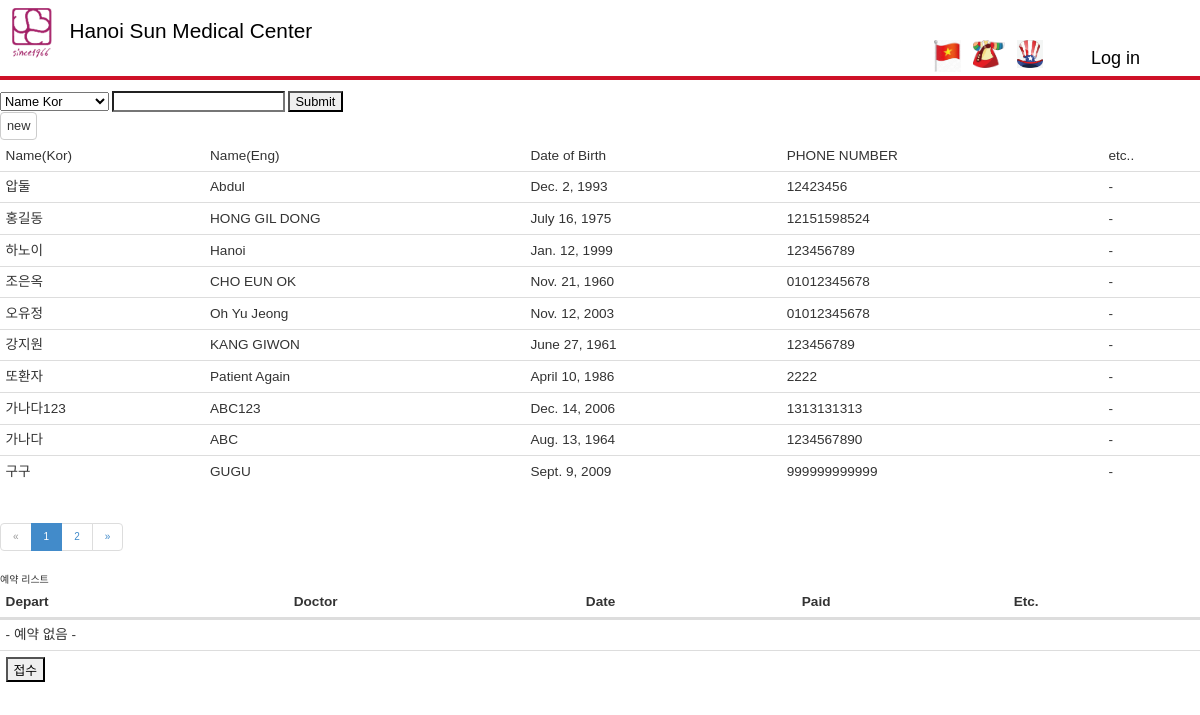
Page /receptionist/search on the committed database.
### Patient/models.py (models this page shows, shortened)
class Patient(models.Model):
    name_kor = models.CharField(
        max_length = 64,
        verbose_name=_('Name Kor'),
        )
    name_eng = models.CharField(
        max_length = 64,
        verbose_name=_('Name Eng'),
        )
    phone = models.CharField(
        max_length = 64,
        verbose_name=_('Phone Numer'),
        )
    gender = models.CharField(
        max_length = 8,
        verbose_name=_('Gender'),
        )
    date_of_birth = models.DateField(
        blank=True,
        verbose_name=_('Date of Birth'),
        )
    date_registered = models.DateTimeField(
        auto_now_add=True,
        verbose_name=_('Date Registered'),
        )
    tax = models.CharField(
        max_length = 64,
        null=True,
        verbose_name=_('Tax Invoice'),
        )
    address = models.CharField(
        max_length = 64,
        null=True,
        verbose_name=_('Adress'),
        )

### Receptionist/views.py (the view)
# urls.py: path('search',views.search,name='search'),
def search(request):
    search_form = SearchPatientForm()
    page_context = 10 # 페이지 컨텐츠 갯수
    if 'search' in request.POST:
        search_form = SearchPatientForm(data = request.POST)
        if search_form.is_valid():
            category = search_form.cleaned_data['select']
            string = search_form.cleaned_data['search_input']
            kwargs = {
                    '{0}__{1}'.format(category, 'icontains'): string,
                }
            datas = Patient.objects.filter(**kwargs ).order_by("-id")
    else:
        datas = Patient.objects.all().order_by("-id")
    page = request.GET.get('page',1)
    paginator = Paginator(datas, page_context)
    try:
        paging_data = paginator.page(page)
    except PageNotAnInteger:
        paging_data = paginator.page(1)
    except EmptyPage:
        paging_data = paginator.page(paginator.num_pages)
    return render(request,
    'Receptionist/search.html',
            {
                'search': search_form,
                'datas':paging_data,
            },
        )

### Receptionist/forms.py
class SearchPatientForm(forms.Form):
    SEARCH_SEL = (
        ('name_kor',_('Name Kor')),
        ('name_eng',_('Name Eng')),
        ('date_of_birth',_('Date of Birth')),
        ('phone',_('Phone Number')),
        )
    filter = forms.ChoiceField(
        widget=forms.Select,
        choices=SEARCH_SEL,
        label=_('Filter'),
        )
    search_input = forms.CharField(
        label=_('Input'),
        )

### Receptionist/templates/Receptionist/search.html (shortened to what this page needs)
﻿{% extends "app/layout.html" %}
{% load staticfiles %}
{% block content %}
<form id="signup" class="form-horizontal" method="post" action="{% url 'Receptionist:reception_search' %}" enctype="multipart/form-data">
    <div class="search">
        <div>
            {{ search.filter }}
            {{ search.search_input }}
            <input type="submit" name="search" />
        </div>
        <div class="button">
            <a href="{% url 'Receptionist:reception' %}"><input type="button" value="new" class="btn btn-default" /></a>
        </div>
        <table class="table">
            <thead class="table-primary">
                <tr>
                    <td cols="col">Name(Kor)</td>
                    <td cols="col">Name(Eng)</td>
                    <td cols="col">Date of Birth</td>
                    <td cols="col">PHONE NUMBER</td>
                    <td cols="col">etc..</td>
                </tr>
            </thead>
            <tbody>
                {% for data in datas %}
                <tr style="cursor:pointer;" id="" onclick="check_reservation({{ data.id }})">
                    <td>{{data.name_kor}}</td>
                    <td>{{data.name_eng}}</td>
                    <td>{{data.date_of_birth}}</td>
                    <td>{{data.phone}}</td>
                    <td>-</td>
                </tr>
                {% endfor %}
            </tbody>
        </table>
        {% if datas.has_other_pages %}
        <ul class = "pagination">
        {% if datas.has_previous %}
          <li><a href="?page={{ datas.previous_page_number }}">&laquo;</a></li>
        {% else %}
          <li class = "disabled"><span>&laquo;</span></li>
        {% endif %}
        {% for i in datas.paginator.page_range %}
          {% if datas.number == i %}
            <li class="active"><span>{{ i }} <span class="sr-only">(current)</span></span></li>
          {% else %}
            <li><a href="?page={{ i }}">{{ i }}</a></li>
          {% endif %}
        {% endfor %}
        {% if datas.has_next %}
            <li><a href="?page={{ datas.next_page_number }}">&raquo;</a></li>
        {% else %}
            <li class="disabled"><span>&raquo;</span></li>
        {%endif %}
        </ul>
    {%endif%}
    </div>
    <div>
        예약 리스트
        <table class="table" id="reservation_table">
            <thead>
                <tr>
                    <th>Depart</th>
                    <th>Doctor</th>
                    <th>Date</th>
                    <th>Paid</th>
                    <th>Etc.</th>
                </tr>
            </thead>
            <tbody>
            {% if reservations  %}
                {% for reserve in reservations %}
                    <tr style="cursor:pointer;" onclick="reception_reserve({{ reserve.id }})">
                        <td></td>
                        <td></td>
                        <td></td>
                        <td></td>
                        <td>-</td>
                    </tr>
                {% endfor %}
            {% else %}
                <tr>
                    <td colspan="5"> - 예약 없음 - </td>
                </tr>
            {% endif %}
                <tr>
                    <td colspan="5"><input type="submit" value="접수" /></td>
                </tr>
            </tbody>
        </table>
    </div>
</form>
    {% endblock %}

### app/templates/app/layout.html (shortened to what this page needs)
﻿<!DOCTYPE html>
{% load i18n %}
<html lang="{{LANGUAGE_CODE}}">
<head>
    {% load staticfiles %}
    <link rel="stylesheet" type="text/css" href="{% static 'app/content/bootstrap.min.css' %}" />
    <link rel="stylesheet" type="text/css" href="{% static 'css/wrapper.css' %}" />
    <link rel="stylesheet" href="http://code.jquery.com/ui/1.8.18/themes/base/jquery-ui.css" type="text/css" />
    <link rel="stylesheet" type="text/css" href="https://cdn.jsdelivr.net/npm/daterangepicker/daterangepicker.css" />
</head>
<body>
    <div class="navbar navbar-inverse navbar-fixed-top" style="height:10vh; margin:0px;  background:rgb(255, 255, 255); border-bottom:0.5vh solid rgba(206, 17, 39, 1);border-color:rgba(206, 17, 39, 1);">
        <div class="">
            <div class="navbar-header">
                <a href="{% url 'index' %}" class="navbar-brand" style="padding-top:1vh; padding-left:1vw; padding-right:1vw; color:rgba(0,0,0, 1); font-size:2.6vh; ">
                <img src="{% static 'img/Sun_Hanoi_icon.png' %}" style="height:6.2vh;"/>&nbsp;&nbsp;&nbsp;Hanoi Sun Medical Center</a>
            </div>
            <div class="navbar-collapse collapse top_menu" >
                {% include 'app/loginpartial.html' %}
                <ul class="language_ul nav navbar-nav navbar-right" style="margin-right:3vw;">
                    <li><a href="" onclick="set_lang('vie')"><image src="{% static 'img/vie.png' %}" style='height:4vh;' /></a></li>
                    <li><a href="" onclick="set_lang('ko')"><image src="{% static 'img/ko.png' %} " style='height:3.5vh;'/></a></li>
                    <li><a href="" onclick="set_lang('en')"><image src="{% static 'img/en.png' %} " style='height:3.5vh;'/></a></li>
                </ul>
            </div>
        </div>
    </div>
    <div class="body-content">
{% block content %}{% endblock %}
    </div>
</body>
</html>

### app/templates/app/loginpartial.html (shortened to what this page needs)
{% if user.is_authenticated %}
<form id="logoutForm" action="/logout/" method="post" class="navbar-right">
    {% csrf_token %}
    <ul class="nav navbar-nav navbar-right logout_ul">
        <!--
        <li>
            <div style="border:none; width:200px; height:50px; line-height:50px; color:#dedede;font-size:20px; text-align:center;" id="clock"></div>
        </li>
            -->
        <li><a href="javascript:document.getElementById('logoutForm').submit()" style="color:rgba(0,0,0, 1); margin-top:6vh;">{{ _('Log out') }}</a></li>
    </ul>
</form>
{% else %}
<ul class="nav navbar-nav navbar-right logout_ul">
    <li><a href="{% url 'login' %}" style="color:rgba(0,0,0, 1); margin-top:6vh;">{{ _('Log in') }}</a></li>
</ul>
{% endif %}

### Manage/static/css/wrapper.css (style rules this page uses)
body { padding-top: 10vh; min-width: 800px; min-height: 600px; width: 100%; height: 800px; position: absolute; top: 0; bottom: 0; font:0.9vh; }
.body-content { min-height: 95%; min-width: 100%; }
input, select, textarea { font: 400 1.6vh Arial; }
th ,td { font-size: 1.7vh; }
.language_ul { list-style:none; }
.language_ul li a { padding:0px; margin-top:5vh; margin-right:1vw; }
.logout_ul li a { padding: 0px; margin-top: 2.7vh; margin-right: 2vw; font-size: 1.5vw; margin-right: 5vw; }
.top_menu { padding:0px; max-height:10vh; }
.table { margin-bottom:2vh; }
.table thead > tr > th, .table tbody > tr > th, .table tfoot > tr > th, .table thead > tr > td, .table tbody > tr > td, .table tfoot > tr > td { padding: 0.7vh; border-top: 0.1vh solid #ddd; }
.table thead > tr > th { border-bottom: 0.4vh solid #ddd; }
.btn { padding: 0.5vh 0.5vw; font-size: 1.6vh; }

### rows in the picture
Patient: name_kor "압둘", name_eng "Abdul", date_of_birth "Dec. 2, 1993", phone "12423456"
Patient: name_kor "홍길동", name_eng "HONG GIL DONG", date_of_birth "July 16, 1975", phone "12151598524"
Patient: name_kor "하노이", name_eng "Hanoi", date_of_birth "Jan. 12, 1999", phone "123456789"
Patient: name_kor "조은옥", name_eng "CHO EUN OK", date_of_birth "Nov. 21, 1960", phone "01012345678"
Patient: name_kor "오유정", name_eng "Oh Yu Jeong", date_of_birth "Nov. 12, 2003", phone "01012345678"
Patient: name_kor "강지원", name_eng "KANG GIWON", date_of_birth "June 27, 1961", phone "123456789"
Patient: name_kor "또환자", name_eng "Patient Again", date_of_birth "April 10, 1986", phone "2222"
Patient: name_kor "가나다123", name_eng "ABC123", date_of_birth "Dec. 14, 2006", phone "1313131313"
Patient: name_kor "가나다", name_eng "ABC", date_of_birth "Aug. 13, 1964", phone "1234567890"
Patient: name_kor "구구", name_eng "GUGU", date_of_birth "Sept. 9, 2009", phone "999999999999"

### other values in the picture
{{ i }} "1"
{{ i }} "2"
